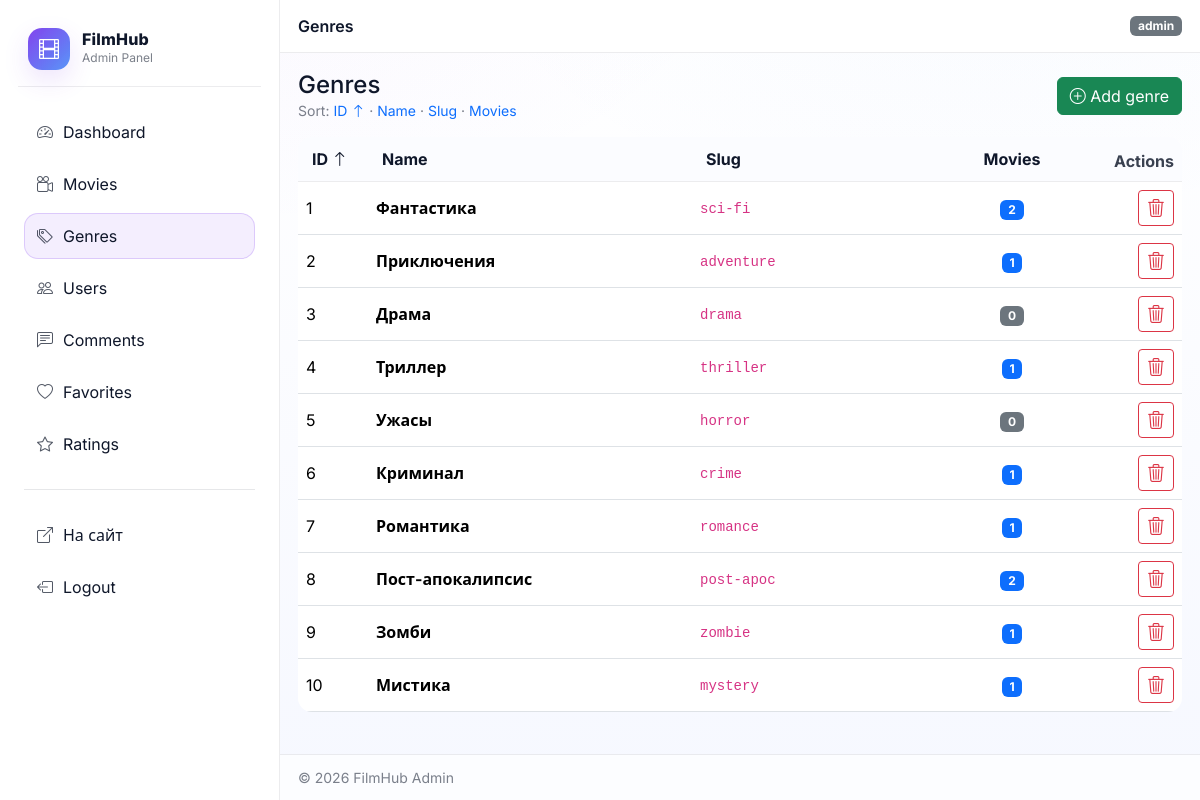
Page /admin/genresAdmin (signed in) on the committed database.
### tables this page shows
CREATE TABLE `genres` (
  `id` int(10) UNSIGNED NOT NULL,
  `name` varchar(80) NOT NULL,
  `slug` varchar(90) NOT NULL,
  `created_at` datetime NOT NULL DEFAULT current_timestamp()
);

### admin/controllerAdmin/controllerAdminUsers.php (called while the page is built, shortened)
<?php
class controllerAdminUsers
{
    private static function view(string $file, array $vars = []): void
    {
        $path = __DIR__ . '/../viewAdmin/' . $file;
        include $path;
    }
    public static function genresList(): void { self::requireAdmin(); $arr = modelAdminGenres::getAllGenres(); self::view('genresList.php', compact('arr')); }
}

### admin/routeAdmin/routingAdmin.php (called while the page is built)
<?php
$host = explode('?', $_SERVER['REQUEST_URI'])[0];
$num  = substr_count($host,'/');
$path = explode('/', $host)[$num];
if ($path == '' || $path == 'index.php') {
    $response = controllerAdmin::formLoginSite();
}
elseif ($path == 'login') {
    $response = controllerAdmin::loginAction();
}
elseif ($path == 'logout') {
    $response = controllerAdmin::logoutAction();
}
elseif ($path == 'dashboard') {
    $response = controllerAdmin::dashboard();
}
elseif ($path == 'adminAvatarDelete') {
    $response = controllerAdminUsers::adminAvatarDelete();
}
elseif ($path == 'moviesAdmin') {
    $response = controllerAdminMovies::movieList();
}
elseif ($path == 'movieAdd') {
    $response = controllerAdminMovies::movieAddForm();
}
elseif ($path == 'movieAddResult') {
    $response = controllerAdminMovies::movieAddResult();
}
elseif ($path == 'movieEdit' && isset($_GET['id'])) {
    $response = controllerAdminMovies::movieEditForm((int)$_GET['id']);
}
elseif ($path == 'movieEditResult' && isset($_GET['id'])) {
    $response = controllerAdminMovies::movieEditResult((int)$_GET['id']);
}
elseif ($path == 'movieDelete' && isset($_GET['id'])) {
    $response = controllerAdminMovies::movieDeleteForm((int)$_GET['id']);
}
elseif ($path == 'movieDeleteResult' && isset($_GET['id'])) {
    $response = controllerAdminMovies::movieDeleteResult((int)$_GET['id']);
}
elseif ($path == 'usersAdmin') {
    $response = controllerAdminUsers::usersList();
}
elseif ($path == 'userAvatar' && isset($_GET['id'])) {
    $response = controllerAdminUsers::userAvatarForm((int)$_GET['id']);
}
elseif ($path == 'userAvatarUpdate' && isset($_GET['id'])) {
    $response = controllerAdminUsers::userAvatarUpdate((int)$_GET['id']);
}
elseif ($path == 'userAvatarDelete' && isset($_GET['id'])) {
    $response = controllerAdminUsers::userAvatarDelete((int)$_GET['id']);
}
elseif ($path == 'commentsAdmin') {
    $response = controllerAdminUsers::commentsList();
}
elseif ($path == 'commentToggle' && isset($_GET['id'])) {
    $response = controllerAdminUsers::commentToggle((int)$_GET['id']);
}
elseif ($path == 'commentDelete' && isset($_GET['id'])) {
    $response = controllerAdminUsers::commentDelete((int)$_GET['id']);
}
elseif ($path == 'favoritesAdmin') {
    $response = controllerAdminUsers::favoritesList();
}
elseif ($path == 'ratingsAdmin') {
    $response = controllerAdminUsers::ratingsList();
}
elseif ($path == 'genresAdmin') {
    $response = controllerAdminUsers::genresList();
}
elseif ($path == 'genreAdd') {
    $response = controllerAdminUsers::genreAddForm();
}
elseif ($path == 'genreAddResult') {
    $response = controllerAdminUsers::genreAddResult();
}
elseif ($path == 'genreDelete' && isset($_GET['id'])) {
    $response = controllerAdminUsers::genreDelete((int)$_GET['id']);
}
elseif ($path == 'userDelete' && isset($_GET['id'])) {
    $response = controllerAdminUsers::userDeleteForm((int)$_GET['id']);
}
elseif ($path == 'userDeleteResult' && isset($_GET['id'])) {
    $response = controllerAdminUsers::userDeleteResult((int)$_GET['id']);
}
else {
    $response = controllerAdmin::error404();
}

### admin/index.php (called while the page is built, shortened)
<?php
require_once __DIR__ . '/../inc/Database.php';
require_once __DIR__ . '/modelAdmin/modelAdminGenres.php';
require_once __DIR__ . '/controllerAdmin/controllerAdminMovies.php';
require_once __DIR__ . '/controllerAdmin/controllerAdminUsers.php';
require_once __DIR__ . '/routeAdmin/routingAdmin.php';

### admin/inc/helpers.php (called while the page is built, shortened)
<?php
if (!function_exists('h')) {
  function h($v): string {
    return htmlspecialchars((string)$v, ENT_QUOTES | ENT_SUBSTITUTE, 'UTF-8');
  }
}

### inc/Database.php (called while the page is built, shortened)
<?php
class Database {
    public PDO $dbh;
    public function __construct() {
        $host   = "localhost";
        $dbname = "filmhub";
        $user   = "root";
        $pass   = "";
        $dsn = "mysql:host={$host};dbname={$dbname};charset=utf8mb4";
        try {
            $this->dbh = new PDO($dsn, $user, $pass, [
                PDO::ATTR_ERRMODE            => PDO::ERRMODE_EXCEPTION,
                PDO::ATTR_DEFAULT_FETCH_MODE => PDO::FETCH_ASSOC,
            ]);
        } catch(PDOException $e) {
            die("DB connection error: " . $e->getMessage());
        }
    }
    public function getAll(string $sql, array $params = []): array {
        $stmt = $this->dbh->prepare($sql);
        $stmt->execute($params);
        return $stmt->fetchAll();
    }
}

### admin/modelAdmin/modelAdminGenres.php (called while the page is built, shortened)
<?php
class modelAdminGenres
{
    public static function getAllGenres(): array {
        $db = new Database();
        return $db->getAll("
            SELECT
                g.id,
                g.name,
                g.slug,
                g.created_at,
                COUNT(m.id) AS movies_count
            FROM genres g
            LEFT JOIN movies m ON m.genre_id = g.id
            GROUP BY g.id, g.name, g.slug, g.created_at
            ORDER BY g.name ASC
        ");
    }
}

### admin/viewAdmin/genresList.php (the view, shortened to what this page needs)
<?php
require_once __DIR__ . '/../inc/helpers.php';
$genres = $arr ?? [];
$sort = $_GET['sort'] ?? 'id';
$dir  = strtolower($_GET['dir'] ?? 'asc');
$dir  = in_array($dir, ['asc', 'desc'], true) ? $dir : 'asc';
if (!empty($genres)) {
  usort($genres, function($a, $b) use ($sort, $dir) {
    switch ($sort) {
      case 'movies':
        $av = (int)($a['movies_count'] ?? 0);
        $bv = (int)($b['movies_count'] ?? 0);
        break;
      case 'id':
        $av = (int)($a['id'] ?? 0);
        $bv = (int)($b['id'] ?? 0);
        break;
      default:
        $av = mb_strtolower((string)($a[$sort] ?? ''));
        $bv = mb_strtolower((string)($b[$sort] ?? ''));
    }
    $cmp = $av <=> $bv;
    return $dir === 'desc' ? -$cmp : $cmp;
  });
}
function buildSortLink(array $current, string $sort, string $dir): string {
  $qs = $current;
  $qs['sort'] = $sort;
  $qs['dir']  = $dir;
  return '?' . http_build_query($qs);
}
function nextDir(string $currentSort, string $currentDir, string $clickedSort): string {
  if ($currentSort !== $clickedSort) return 'asc';
  return $currentDir === 'asc' ? 'desc' : 'asc';
}
function iconDir(string $currentSort, string $currentDir, string $col): string {
  if ($currentSort !== $col) return '';
  return $currentDir === 'asc'
    ? ' <i class="bi bi-arrow-up"></i>'
    : ' <i class="bi bi-arrow-down"></i>';
}
?>
<div class="d-flex justify-content-between align-items-center mb-3">
  <div>
    <h1 class="h4 mb-0">Genres</h1>
    <div class="text-muted small">
      Sort:
      <a class="text-decoration-none" href="<?= h(buildSortLink($_GET, 'id', nextDir($sort, $dir, 'id'))) ?>">ID<?= iconDir($sort, $dir, 'id') ?></a>
      ·
      <a class="text-decoration-none" href="<?= h(buildSortLink($_GET, 'name', nextDir($sort, $dir, 'name'))) ?>">Name<?= iconDir($sort, $dir, 'name') ?></a>
      ·
      <a class="text-decoration-none" href="<?= h(buildSortLink($_GET, 'slug', nextDir($sort, $dir, 'slug'))) ?>">Slug<?= iconDir($sort, $dir, 'slug') ?></a>
      ·
      <a class="text-decoration-none" href="<?= h(buildSortLink($_GET, 'movies', nextDir($sort, $dir, 'movies'))) ?>">Movies<?= iconDir($sort, $dir, 'movies') ?></a>
    </div>
  </div>
  <a href="genreAdd" class="btn btn-success">
    <i class="bi bi-plus-circle"></i> Add genre
  </a>
</div>
<?php if (empty($genres)): ?>
  <div class="alert alert-info">Genres not found</div>
<?php else: ?>
  <div class="table-responsive">
    <table class="table fh-table table-hover align-middle">
      <thead>
        <tr>
          <th style="width:70px;">
            <a class="text-decoration-none" href="<?= h(buildSortLink($_GET, 'id', nextDir($sort, $dir, 'id'))) ?>">
              ID<?= iconDir($sort, $dir, 'id') ?>
            </a>
          </th>
          <th>
            <a class="text-decoration-none" href="<?= h(buildSortLink($_GET, 'name', nextDir($sort, $dir, 'name'))) ?>">
              Name<?= iconDir($sort, $dir, 'name') ?>
            </a>
          </th>
          <th style="width:260px;">
            <a class="text-decoration-none" href="<?= h(buildSortLink($_GET, 'slug', nextDir($sort, $dir, 'slug'))) ?>">
              Slug<?= iconDir($sort, $dir, 'slug') ?>
            </a>
          </th>
          <th style="width:120px; text-align:center;">
            <a class="text-decoration-none" href="<?= h(buildSortLink($_GET, 'movies', nextDir($sort, $dir, 'movies'))) ?>">
              Movies<?= iconDir($sort, $dir, 'movies') ?>
            </a>
          </th>
          <th class="text-end" style="width:110px;">Actions</th>
        </tr>
      </thead>
      <tbody>
      <?php foreach ($genres as $g): ?>
        <?php
          $id     = (int)($g['id'] ?? 0);
          $name   = (string)($g['name'] ?? '');
          $slug   = (string)($g['slug'] ?? '');
          $movies = (int)($g['movies_count'] ?? 0);
        ?>
        <tr>
          <td><?= $id ?></td>
          <td><strong><?= h($name) ?></strong></td>
          <td><code><?= h($slug) ?></code></td>
          <td class="text-center">
            <span class="badge <?= $movies > 0 ? 'bg-primary' : 'bg-secondary' ?>">
              <?= $movies ?>
            </span>
          </td>
          <td class="text-end">
            <a
              href="genreDelete?id=<?= $id ?>"
              class="btn btn-sm btn-outline-danger"
              title="Delete"
              aria-label="Delete"
              data-confirm="delete"
              data-title="Delete genre?"
              data-text="Genre '<?= h($name) ?>' will be deleted. Continue?"
            >
              <i class="bi bi-trash3"></i>
            </a>
          </td>
        </tr>
      <?php endforeach; ?>
      </tbody>
    </table>
  </div>
<?php endif; ?>
<?php
require __DIR__ . '/layout.php';

### admin/public/css/admin.css (style rules this page uses)
:root { --fh-bg: #fafbff; --fh-panel: #ffffff; --fh-card: #ffffff; --fh-border: rgba(15, 23, 42, .08); --fh-text: #0f172a; --fh-muted: rgba(15, 23, 42, .55); --fh-accent: #7c3aed; --fh-accent-2: #3b82f6; --fh-success: #22c55e; --fh-danger: #ef4444; --fh-radius: 16px; --fh-shadow: 0 8px 24px rgba(2,6,23,.06); }
*, *::before, *::after { box-sizing: border-box; }
html, body { height: 100%; }
body.fh-admin-body { font-family: Inter, system-ui, -apple-system, Segoe UI, Roboto, Arial, sans-serif; background: radial-gradient(900px 520px at 18% -10%, rgba(124,58,237,.04), transparent 60%), radial-gradient(900px 520px at 82% -10%, rgba(59,130,246,.035), transparent 60%), linear-gradient(180deg, #ffffff 0%, #f6f8ff 100%); color: var(--fh-text); }
a { text-decoration: none; }
.text-muted { color: var(--fh-muted) !important; }
.table.fh-table { color: var(--fh-text); margin-bottom: 0; }
.table.fh-table thead th { background: #fbfcff; color: rgba(15,23,42,.82); font-weight: 700; border-bottom-color: rgba(15,23,42,.08) !important; }
.table.fh-table td, .table.fh-table th { border-top-color: rgba(15,23,42,.06) !important; }
.table-responsive { border-radius: 14px; overflow: hidden; }
.btn.btn-sm.btn-outline-primary, .btn.btn-sm.btn-outline-danger, .btn.btn-sm.btn-outline-purple { width: 36px; height: 36px; display: inline-flex; align-items: center; justify-content: center; padding: 0; }
.btn.btn-sm > i.bi { display: flex; align-items: center; justify-content: center; width: 100%; height: 100%; font-size: 18px; line-height: 1; margin: 0 !important; }
.btn.btn-sm > i.bi::before { display: block; line-height: 1; }
.table.fh-table thead th a { color: var(--fh-text); font-weight: 700; text-decoration: none; display: inline-block; transition: color .15s ease, transform .15s ease, background-color .15s ease; padding: 2px 6px; border-radius: 6px; }

### rows in the picture
genres: id "1", name "Фантастика", slug "sci-fi", movies "2"
genres: id "2", name "Приключения", slug "adventure", movies "1"
genres: id "3", name "Драма", slug "drama", movies "0"
genres: id "4", name "Триллер", slug "thriller", movies "1"
genres: id "5", name "Ужасы", slug "horror", movies "0"
genres: id "6", name "Криминал", slug "crime", movies "1"
genres: id "7", name "Романтика", slug "romance", movies "1"
genres: id "8", name "Пост-апокалипсис", slug "post-apoc", movies "2"
genres: id "9", name "Зомби", slug "zombie", movies "1"
genres: id "10", name "Мистика", slug "mystery", movies "1"

### other values in the picture
$pageTitle "Genres"
$_SESSION['user']['login'] "admin"
